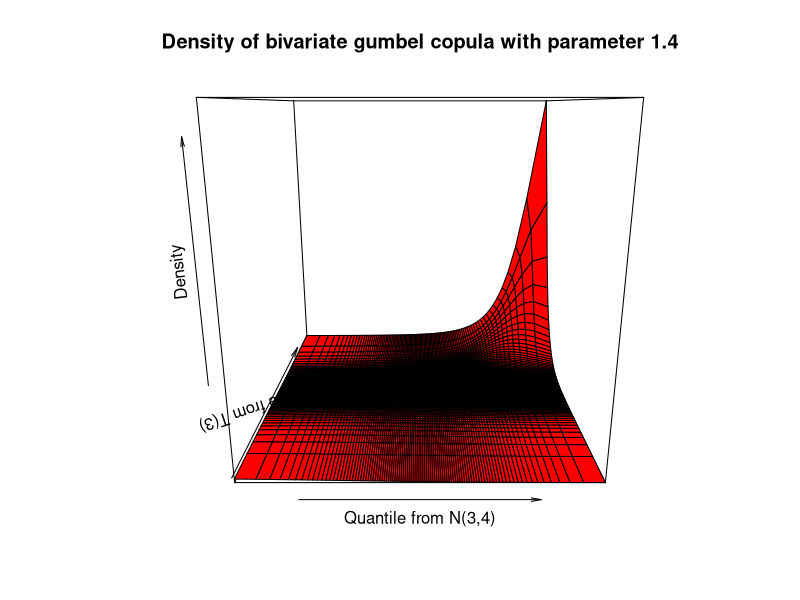
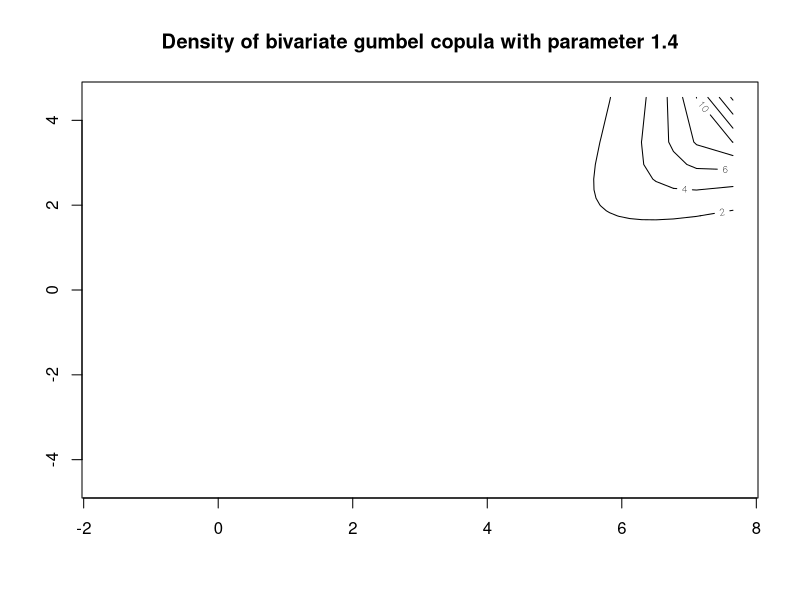
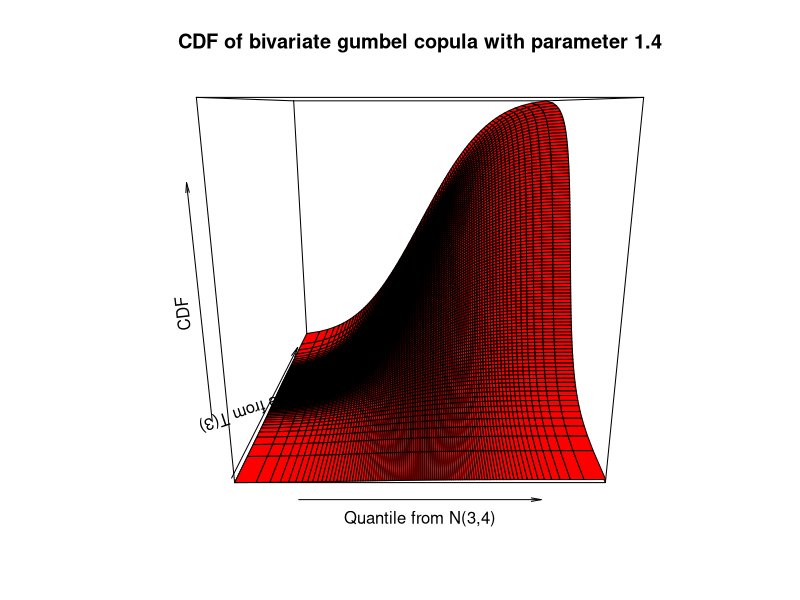
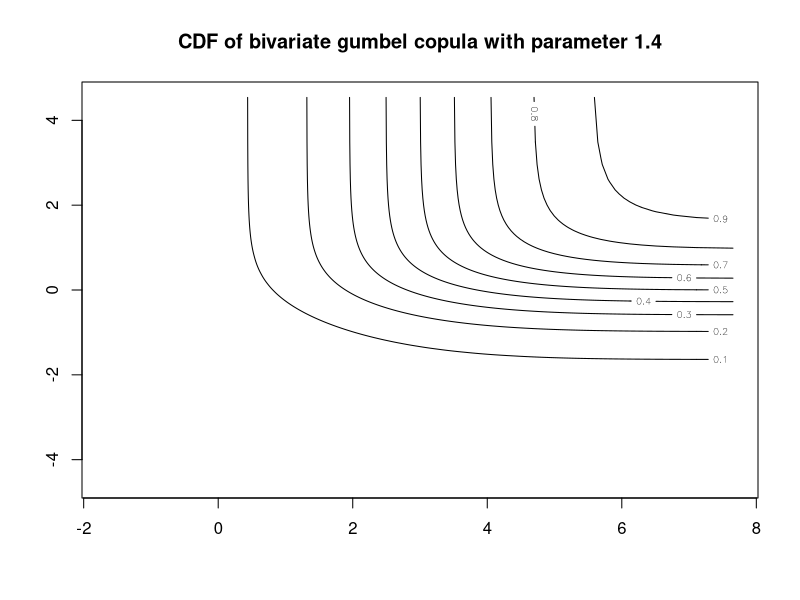

These charts were generated, in order, by the following R code:
contGumbel <- function(theta, mu, sig, df) {
	copula <- function(u, v) {
		y = exp(-((-log(u))^theta + (-log(v))^theta)^(1/theta));
		return (y);
	}
	pdf_copula <- function(u, v) {
		y = (dnorm(qnorm(u, mean = mu, sd = sig), mean = mu, sd = sig) * 
			dt(qt(v, df = df), df = df) *
			(exp(-((-log(u))^theta + (-log(v))^theta)^(1/theta))*(-log(u))^(theta - 1)*(-log(v))^(theta - 1)*((-log(u))^theta + (-log(v))^theta)^(2/theta - 2))/(u*v) - (theta*exp(-((-log(u))^theta + (-log(v))^theta)^(1/theta))*(-log(u))^(theta - 1)*(-log(v))^(theta - 1)*(1/theta - 1)*((-log(u))^theta + (-log(v))^theta)^(1/theta - 2))/(u*v));
	}
	n = 100;
	X_ = seq(1/n, 1 - 1/n, length.out = n);
	Y_ = X_;
	Z = numeric();
	for (i in 1:n) {
		for (j in 1:n) {
			Z = c(Z, pdf_copula(X_[i], Y_[j]));
		}
	}

	X = qnorm(X_, mean = mu, sd = sig);
	Y = qt(Y_, df = df);
	# print(X); print(Y); print(Z);
	Z = matrix(Z, nrow = n, ncol = n, byrow = TRUE);
	persp(X, Y, Z, xlab = "Quantile from N(3,4)", ylab = "Quantile from T(3)", zlab = "Density",
	 col = 'red', main = "Density of bivariate gumbel copula with parameter 1.4");
	dev.copy(png, "plots/plot_q2_1.png"); dev.off ();
	contour(X, Y, Z, main = "Density of bivariate gumbel copula with parameter 1.4");
	dev.copy(png, "plots/plot_q2_2.png"); dev.off ();

	Z = numeric();
	for (i in 1:n) {
		for (j in 1:n) {
			Z = c(Z, copula(X_[i], Y_[j]));
		}
	}
	Z = matrix(Z, nrow = n, ncol = n, byrow = TRUE);
	persp(X, Y, Z, xlab = "Quantile from N(3,4)", ylab = "Quantile from T(3)", zlab = "CDF",
	 col = 'red', main = "CDF of bivariate gumbel copula with parameter 1.4");
	dev.copy(png, "plots/plot_q2_3.png"); dev.off ();
	contour(X, Y, Z, main = "CDF of bivariate gumbel copula with parameter 1.4");
	dev.copy(png, "plots/plot_q2_4.png"); dev.off ();
}


theta = 1.4;
mu = 3;
sig = 2;
df = 3;
contGumbel(theta, mu, sig, df);